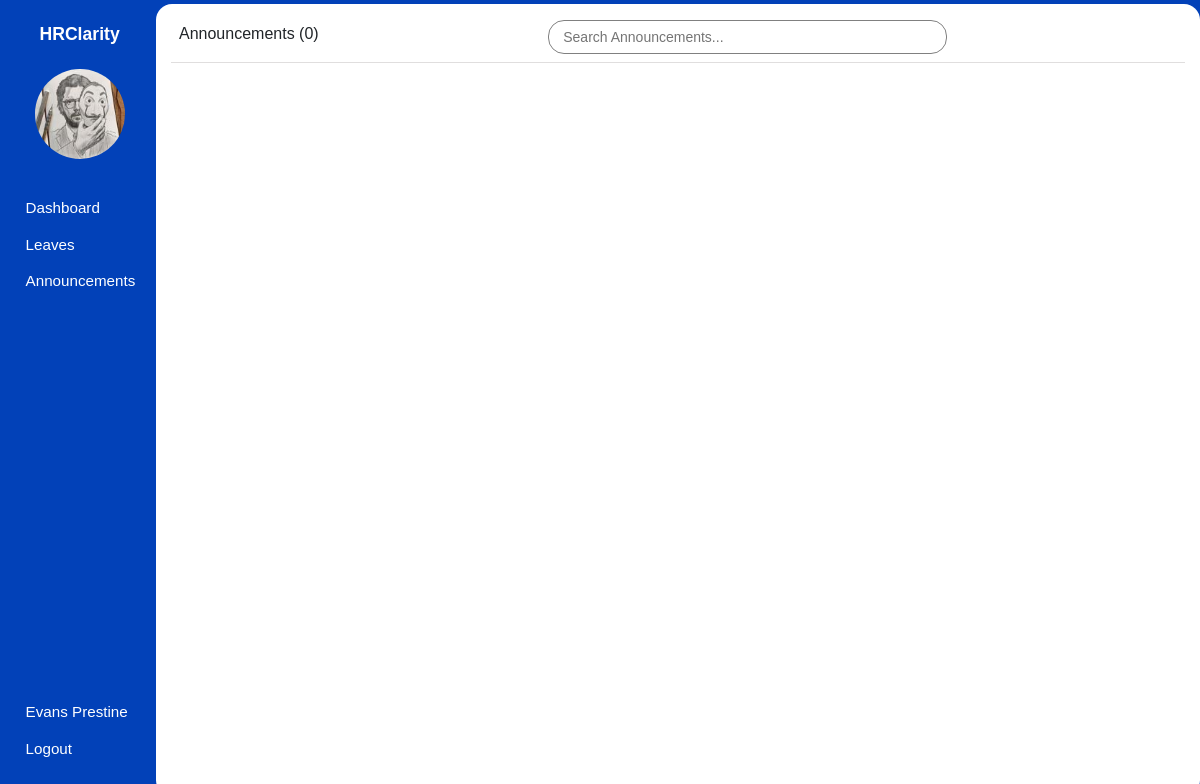
/employee/announcements (signed in), run on an earlier commit of the app's database.
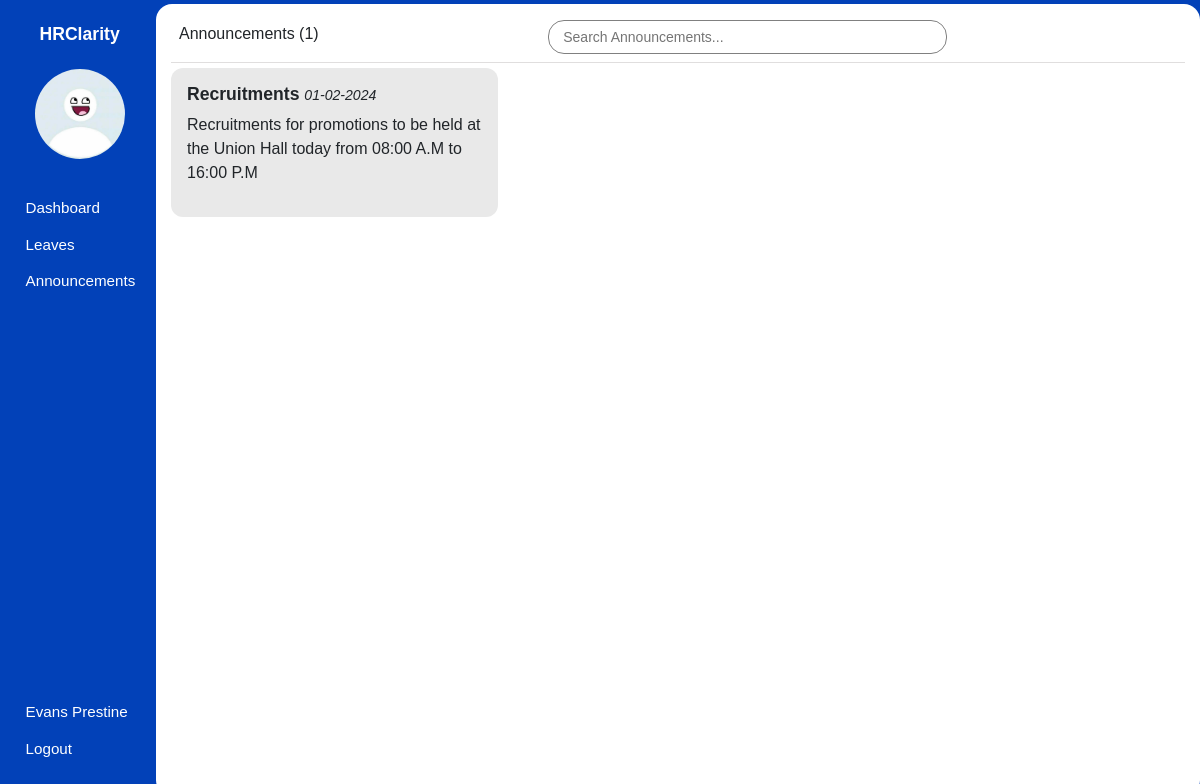
And on a later commit of the database.
### hrms/models.py (models this page shows, shortened)
class User(db.Model, UserMixin):
    id = db.Column(db.Integer, primary_key=True)
    first_name = db.Column(db.String(80), nullable=False)
    last_name = db.Column(db.String(120), nullable=False)
    dob = db.Column(db.Date, nullable=False)
    gender = db.Column(db.String(7), nullable=False)
    email_address = db.Column(db.String(120), nullable=False)
    phone_number = db.Column(db.String(20), nullable=False)
    national_id = db.Column(db.Integer, nullable=False)
    user_level = db.Column(db.Integer, nullable=False, default=1)
    user_type = db.Column(db.String(10), nullable=False, default='employee')
    password = db.Column(db.String(60), nullable=False)
    image_file = db.Column(db.String(20), nullable=False, default='default.jpg')
    leaves = db.relationship('Leave')
    occupation_id = db.Column(db.Integer, db.ForeignKey('occupation.id'), nullable=False)

class Announcement(db.Model):
    id = db.Column(db.Integer, primary_key=True)
    title = db.Column(db.String(80), nullable=False)
    content = db.Column(db.Text, nullable=False)
    created_at = db.Column(db.DateTime, default=datetime.utcnow)
    ends_at = db.Column(db.Date)

### hrms/announcements/routes.py (the view)
@announcements.route('/employee/announcements')
@login_required
def employee_view_announcements():
    today = datetime.now().date()
    announcements = Announcement.query.filter(Announcement.ends_at >= today).order_by(Announcement.ends_at.asc()).all()
    announcements_count = len(announcements)
    return render_template('employee/announcements.html', page_title='Announcements', announcements=announcements, announcements_count=announcements_count, user=current_user)

### hrms/models.py (called while the page is built)
@login_manager.user_loader
def load_user(user_id):
    user = User.query.filter_by(id=user_id).first()
    return user

### hrms/templates/employee/announcements.html (shortened to what this page needs)
{% extends 'main_layout.html' %} {% block body %}
<section class="app">
  {% include "aside.html" %}
  <main>
    <div class="main_container container-fluid pt-2">
      <div class="header p-2 d-flex justify-content-between align-items-center">
        <h6>Announcements ({{ announcements_count }})</h6>
        <input
          type="text"
          id="myInput"
          onkeyup="searchFunction()"
          placeholder="Search Announcements..."
          class="form-control-sm"
        />
      </div>
      <div class="employee_announcements_wrapper">
        {% for announcement in announcements %}
        <div class="announcement p-3">
          <h5>
            {{ announcement.title }}
            <span
              ><small
                ><i>{{ announcement.ends_at.strftime('%d-%m-%Y') }}</i></small
              ></span
            >
          </h5>
          <p>{{ announcement.content }}</p>
        </div>
        {% endfor %}
      </div>
    </div>
  </main>
</section>
{% endblock body %}

### hrms/templates/aside.html (shortened to what this page needs)
<aside>
  <h1 class="mt-3">HRClarity</h1>
  <div class="container text-center mt-4">
    <img src="{{ url_for('static', filename='images/profile_pictures/' ~ current_user.image_file ) }}" alt="Employee" class="rounded-circle" width="90" height="90" />
  </div>
  <div class="links">
    <ul>
      {% if current_user.user_level == 1 %}
        <li>
            <a href="{{ url_for('employee.employee_dashboard') }}">
                <span class="icon icon-home"></span>
                <span>Dashboard</span>
            </a>
        </li>
        <li>
            <a href="{{ url_for('leaves.employee_view_leaves') }}">
                <span class="icon icon-car"></span>
                <span>Leaves</span>
            </a>
        </li>
        <li>
            <a href="{{ url_for('announcements.employee_view_announcements') }}">
                <span class="icon icon-speaker"></span>
                <span>Announcements</span>
            </a>
        </li>
      {% endif %}
    </ul>
    <ul>
      <li>
        <a href="{{ url_for('user.profile_settings', employee_id=current_user.id) }}">
            <span class="icon icon-user"></span>
            <span>{{ user.first_name }} {{ user.last_name }}</span>
        </a>
      </li>
      <li>
        <a href="{{ url_for('user.logout') }}">
            <span class="icon icon-power-off"></span>
            <span>Logout</span>
        </a>
      </li>
    </ul>
  </div>
</aside>

What changed in the data, as far as the page shows it:
changed User "Evans": image_file: picture removed, a placeholder shows
now on this page (row edited): Announcement: title "Recruitments", ends_at "01-02-2024", content "Recruitments for promotions to be held at the Union Hall today from 08:00 A.M to 16:00 P.M"
Also different on the page:
{{ announcements_count }}: "0" → "1"
